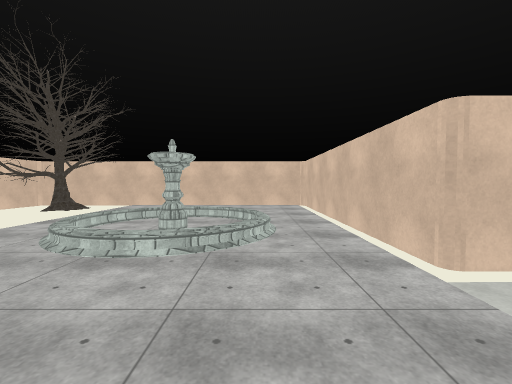
[1] (above)

21 first-person views from a walk through a Unity game level. The camera is 1.5 m above the floor, tilts 2° down and sees 90° across. The floor is counted in squares, 2 m on a side. Each view is taken from the middle of a square. On the plan, view 1 faces up. The plan holds only what a view shows up to about 9 squares ahead; the rest is blank. The place goes on beyond the plan. The player character is not drawn. Some surface patterns are stand-ins.

[2]
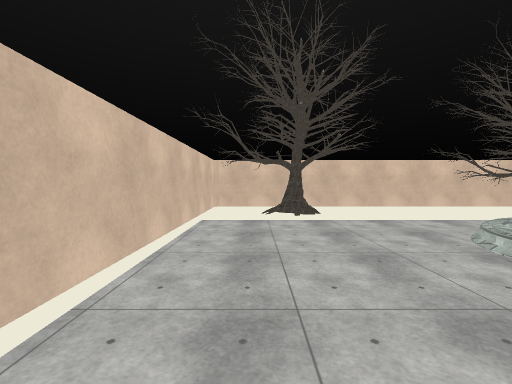

[3]
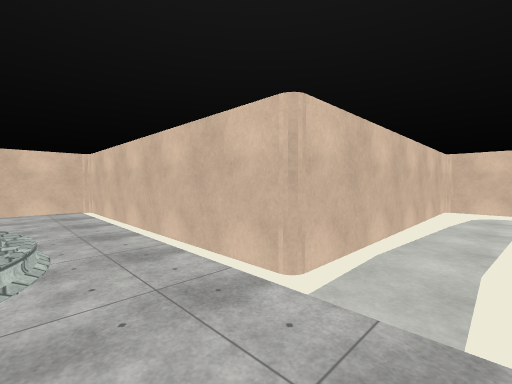

[4]
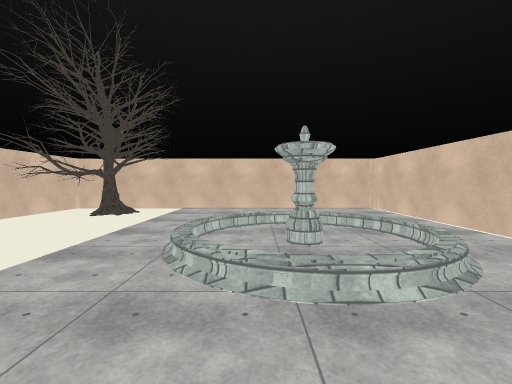

[5]
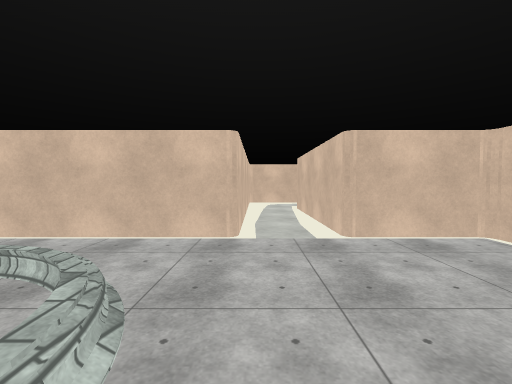

[6]
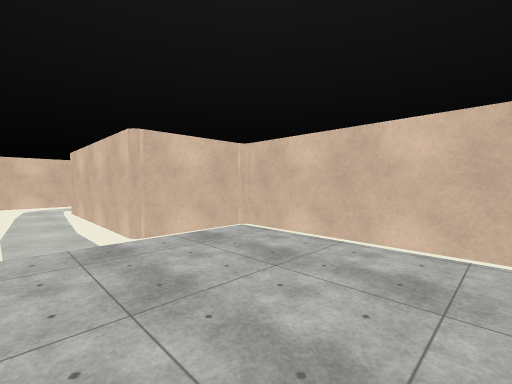

[7]
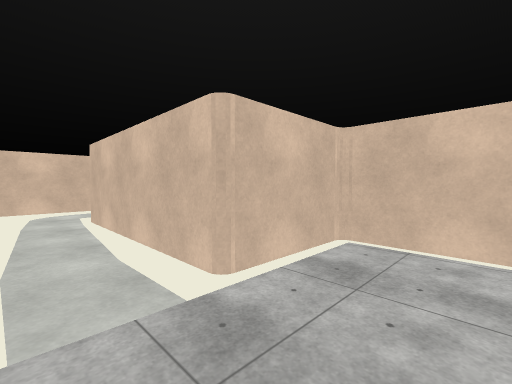

[8]
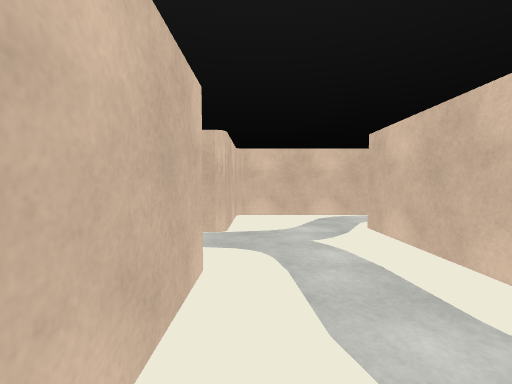

[9]
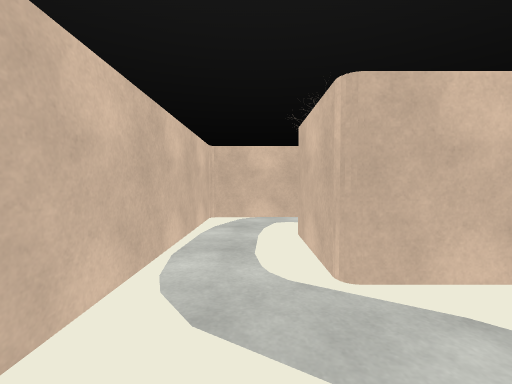

[10]
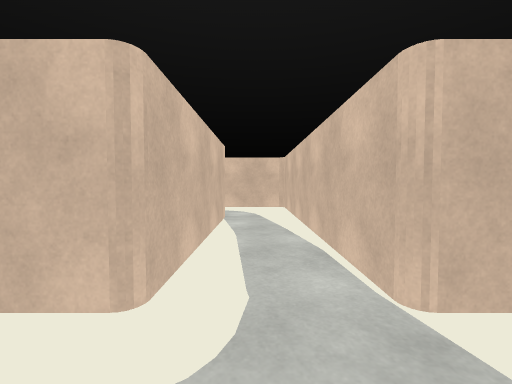

[11]
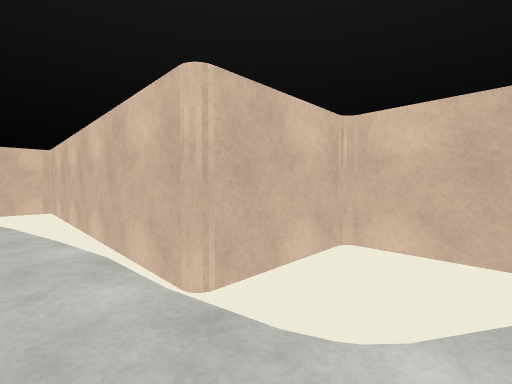

[12]
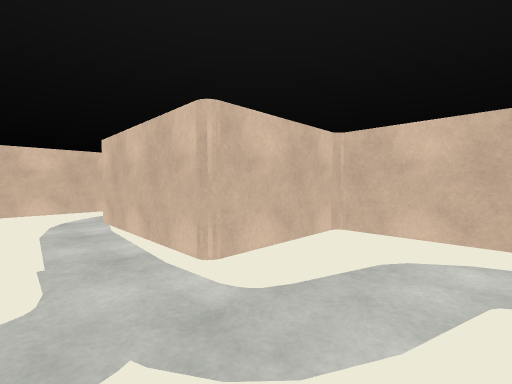

[13]
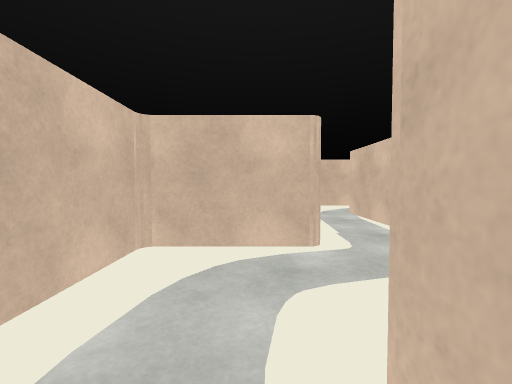

[14]
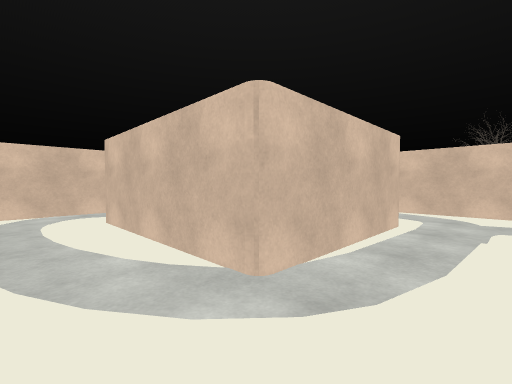

[15]
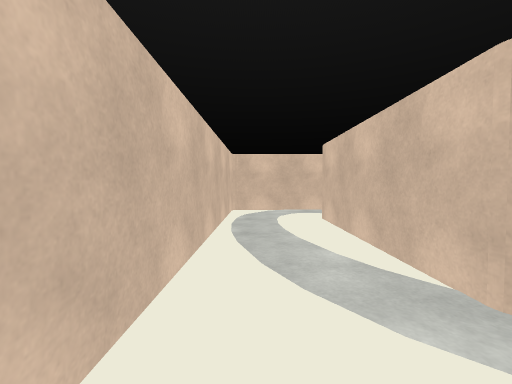

[16]
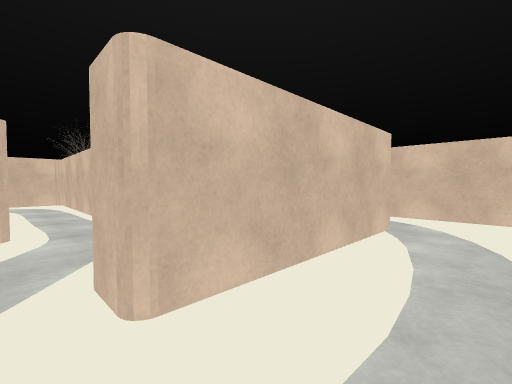

[17]
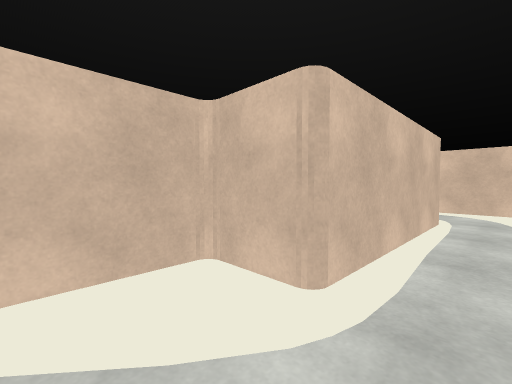

[18]
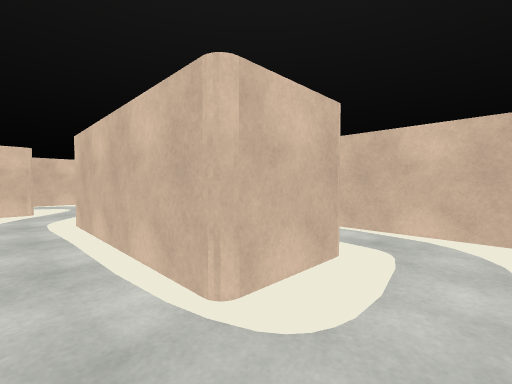

[19]
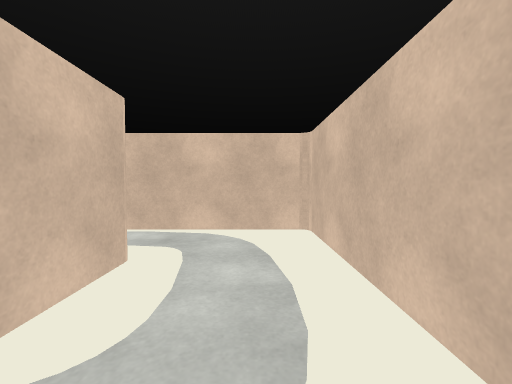

[20]
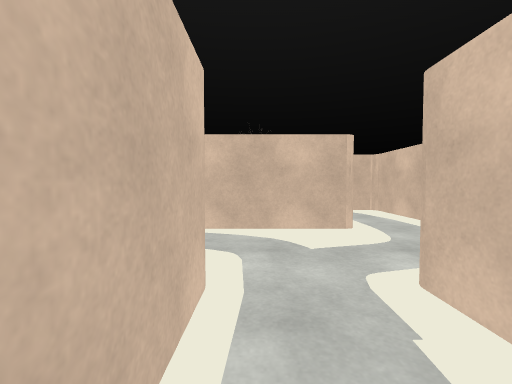

[21]
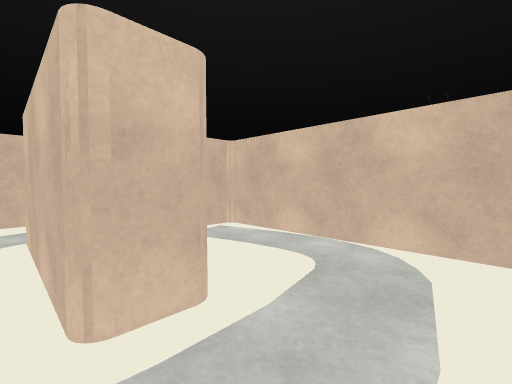

### Floor plan
Key: @ floor where view 1 was taken; # wall or solid block; . main floor; : floor 0.25 m higher than the main floor; + floor 0.5 m higher than the main floor; / step, stairs or slope; T tree; F fountain.
Columns run from 8 left of view 1 to 21 right of it. Each row starts with its distance up from view 1.
  9 ###########
  8 #.T.......#
  7 #.T...  ..#
  6 #.T...//..#
  5 #.......+.#       ######
  4 #....:.F/.#       #....#
  3 #.....+//.#########....#######
  2 #................##.#........#
  1 #.#..............##.#........#
  0 #.......@.#####..####..####..#
 -1 ########..# ###........#  #..#
 -2        ####.###..#######  #..#
 -3           #......#........#..#
 -4           ########..####.....#
 -5                  #..#  #######
 -6                  #...
 -7                  ####

Where each view was taken, in squares from view 1:
view 1: 0 up, 0 right, facing up
view 2: 0 up, 1 right, facing left
view 3: 1 up, 0 right, facing up-right
view 4: 1 up, 2 left, facing up
view 5: 2 up, 2 left, facing right
view 6: 2 up, 2 left, facing down-right
view 7: 2 up, 0 right, facing down-right
view 8: 2 up, 8 right, facing down
view 9: 3 down, 8 right, facing left
view 10: 1 down, 7 right, facing right
view 11: 1 down, 7 right, facing down-right
view 12: 2 up, 13 right, facing down-right
view 13: 3 up, 12 right, facing right
view 14: 2 up, 20 right, facing down-left
view 15: 2 up, 20 right, facing down
view 16: 4 down, 20 right, facing up-left
view 17: 3 down, 17 right, facing down-left
view 18: 3 down, 10 right, facing down-right
view 19: 3 down, 10 right, facing down
view 20: 1 up, 17 right, facing left
view 21: 4 up, 13 right, facing down-left
